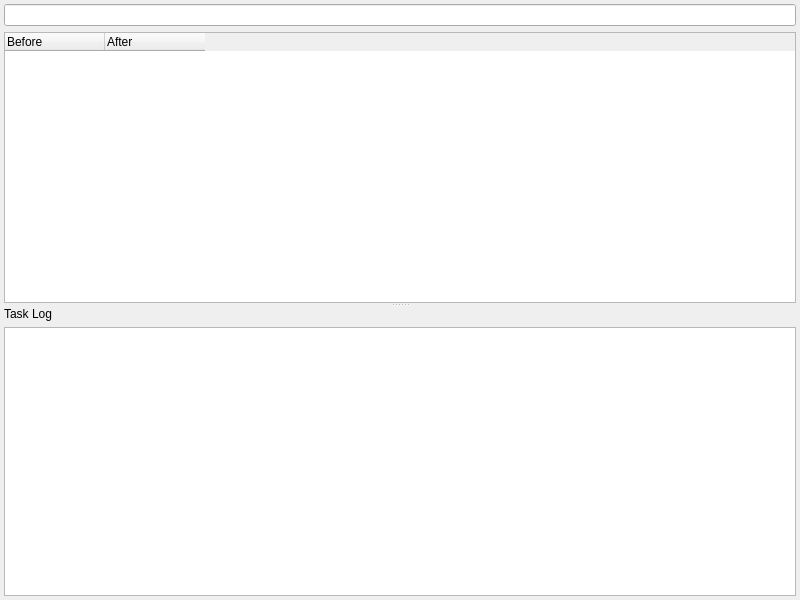
<?xml version="1.0" encoding="UTF-8"?>
<ui version="4.0">
 <class>Dialog</class>
 <widget class="QDialog" name="Dialog">
  <property name="geometry">
   <rect>
    <x>0</x>
    <y>0</y>
    <width>800</width>
    <height>600</height>
   </rect>
  </property>
  <property name="windowTitle">
   <string>Detail View</string>
  </property>
  <layout class="QVBoxLayout" name="verticalLayout">
   <property name="spacing">
    <number>12</number>
   </property>
   <property name="leftMargin">
    <number>4</number>
   </property>
   <property name="topMargin">
    <number>4</number>
   </property>
   <property name="rightMargin">
    <number>4</number>
   </property>
   <property name="bottomMargin">
    <number>4</number>
   </property>
   <item>
    <widget class="QSplitter" name="splitter">
     <property name="orientation">
      <enum>Qt::Vertical</enum>
     </property>
     <widget class="QFrame" name="files_frame">
      <layout class="QVBoxLayout" name="files_verticalLayout">
       <property name="leftMargin">
        <number>0</number>
       </property>
       <property name="topMargin">
        <number>0</number>
       </property>
       <property name="rightMargin">
        <number>0</number>
       </property>
       <property name="bottomMargin">
        <number>0</number>
       </property>
       <item>
        <widget class="QLineEdit" name="path_lineEdit">
         <property name="readOnly">
          <bool>true</bool>
         </property>
        </widget>
       </item>
       <item>
        <widget class="QTreeWidget" name="frameList_treeWidget">
         <property name="acceptDrops">
          <bool>true</bool>
         </property>
         <property name="dragDropMode">
          <enum>QAbstractItemView::DropOnly</enum>
         </property>
         <property name="alternatingRowColors">
          <bool>true</bool>
         </property>
         <property name="selectionMode">
          <enum>QAbstractItemView::ExtendedSelection</enum>
         </property>
         <property name="textElideMode">
          <enum>Qt::ElideMiddle</enum>
         </property>
         <property name="rootIsDecorated">
          <bool>false</bool>
         </property>
         <property name="uniformRowHeights">
          <bool>false</bool>
         </property>
         <property name="itemsExpandable">
          <bool>false</bool>
         </property>
         <property name="sortingEnabled">
          <bool>false</bool>
         </property>
         <property name="animated">
          <bool>true</bool>
         </property>
         <property name="headerHidden">
          <bool>false</bool>
         </property>
         <property name="expandsOnDoubleClick">
          <bool>false</bool>
         </property>
         <attribute name="headerStretchLastSection">
          <bool>false</bool>
         </attribute>
         <column>
          <property name="text">
           <string>Before</string>
          </property>
         </column>
         <column>
          <property name="text">
           <string>After</string>
          </property>
         </column>
        </widget>
       </item>
      </layout>
     </widget>
     <widget class="QFrame" name="log_frame">
      <layout class="QVBoxLayout" name="log_verticalLayout">
       <property name="leftMargin">
        <number>0</number>
       </property>
       <property name="topMargin">
        <number>0</number>
       </property>
       <property name="rightMargin">
        <number>0</number>
       </property>
       <property name="bottomMargin">
        <number>0</number>
       </property>
       <item>
        <widget class="QLabel" name="log_label">
         <property name="text">
          <string>Task Log</string>
         </property>
        </widget>
       </item>
       <item>
        <widget class="QPlainTextEdit" name="log_plainTextEdit">
         <property name="readOnly">
          <bool>true</bool>
         </property>
        </widget>
       </item>
      </layout>
     </widget>
    </widget>
   </item>
  </layout>
 </widget>
 <resources/>
 <connections/>
</ui>
